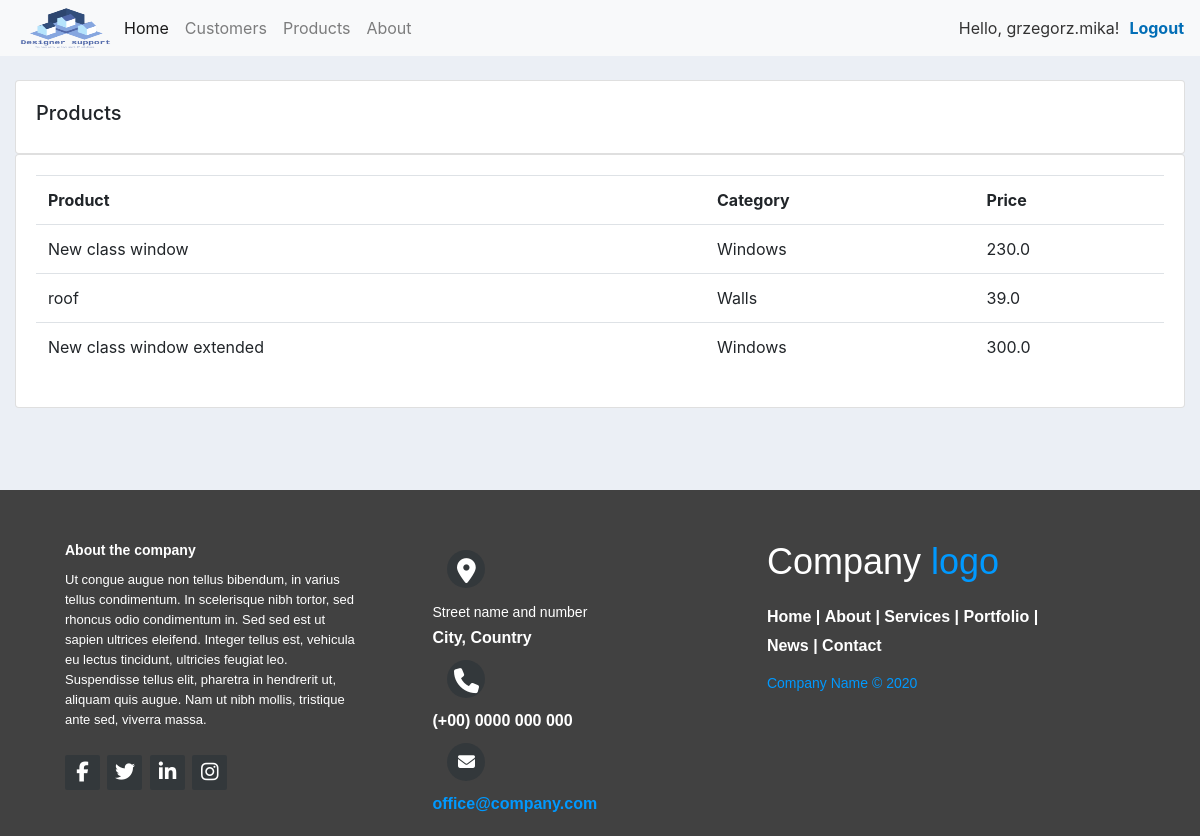
Screenshot of /products/ (signed in) with the database file from the repository.
### accounts/models.py (models this page shows, shortened)
class Product(models.Model):
    CATEGORY = (
        ('CAT1', 'Windows'),
        ('CAT2', 'Doors'),
        ('CAT3', 'Walls'),
    )
    name = models.CharField(max_length=200)
    price = models.FloatField()
    category = models.CharField(max_length=20, null=True, choices=CATEGORY)
    description = models.TextField(max_length=4000, null=True)
    date_created = models.DateTimeField(auto_now_add=True)
    tags = models.ManyToManyField(Tag)
    def cat_value(self):
        for c in self.CATEGORY:
            if c[0] == self.category:
                return c[1]
        return None

### accounts/views.py (the view)
# urls.py: path('products/', views.products, name='products'),
@login_required(login_url=reverse_lazy('login'))
def products(request):
    products = Product.objects.all()
    return render(request,'accounts/products.html', {'p_list':products})

### accounts/templates/accounts/products.html
{% extends "accounts/index.html" %}
{% block content %}
<br>
		<div class="row">
			<div class="col-md">
				<div class="card card-body">
					<h5>Products</h5>
				</div>
				<div class="card card-body">
					<table class="table">
						<tr>
							<th>Product</th>
							<th>Category</th>
							<th>Price</th>
                        </tr>
                    {% for p in p_list %}
                        <tr>
                            <td>{{p.name}}</td>
                            <td>{{ p.cat_value }}</td>
                            <td>{{p.price}}</td>
                        </tr>
                    {% endfor %}
					</table>
				</div>
			</div>
		</div>
{% endblock content %}

### accounts/templates/accounts/navbar.html (shortened to what this page needs)
{% load static %}
<nav class="navbar navbar-expand-lg navbar-light bg-light">
  <img src="{% static '/img/logo_transparent_wider.png' %}" alt="Logo" class="logo-img">
  <div class="collapse navbar-collapse" id="navbarNav">
    <ul class="navbar-nav">
      {% if user.is_authenticated %}
        <li class="nav-item active">
          <a class="nav-link" href="{% url 'home' %}">Home <span class="sr-only">(current)</span></a>
        </li>
        <li class="nav-item">
          <a class="nav-link" href="{% url 'customer' user.id %}">Customers</a>
        </li>
        <li class="nav-item">
          <a class="nav-link" href="{% url 'products' %}">Products</a>
        </li>
      {% endif %}
      <li class="nav-item">
        <a class="nav-link" href="{% url 'contact' %}">About</a>
      </li>
    </ul>
  </div>
  {% if user.is_authenticated %}
  <span class="nav-hello-msg">Hello, {{request.user}}!</span>
  {% endif %}
  <span ><a class="nav-login" {% if user.is_authenticated %} href="{% url 'logout' %}">Logout {% else %} href="{% url 'login' %}">Login{% endif %}</a></span>
</nav>

### static/css/main.css (style rules this page uses)
a, a:link, a:visited { text-decoration: none!important; }
body { background-color: #ebeff5; }
.logo-img { width:100px; height:40px }
.nav-hello-msg { color: #333; margin: 0 10px; }
.nav-login { color: #026eb6; font-weight: bold; }

### rows the page displays
Product: name "New class window", cat_value "Windows", price "230.0"
Product: name "roof", cat_value "Walls", price "39.0"
Product: name "New class window extended", cat_value "Windows", price "300.0"

### other values shown
{{ request.user }} "grzegorz.mika"
